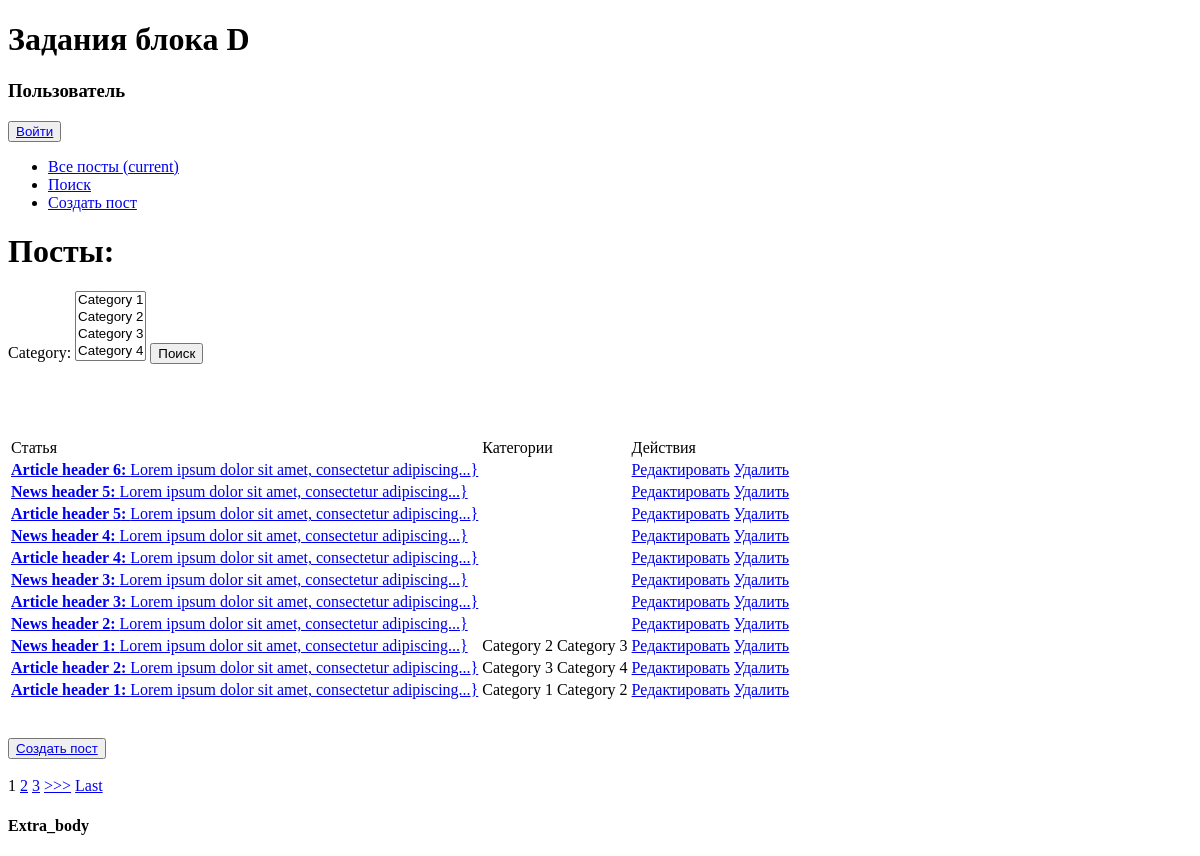
The page /news/ on the database as committed earlier.
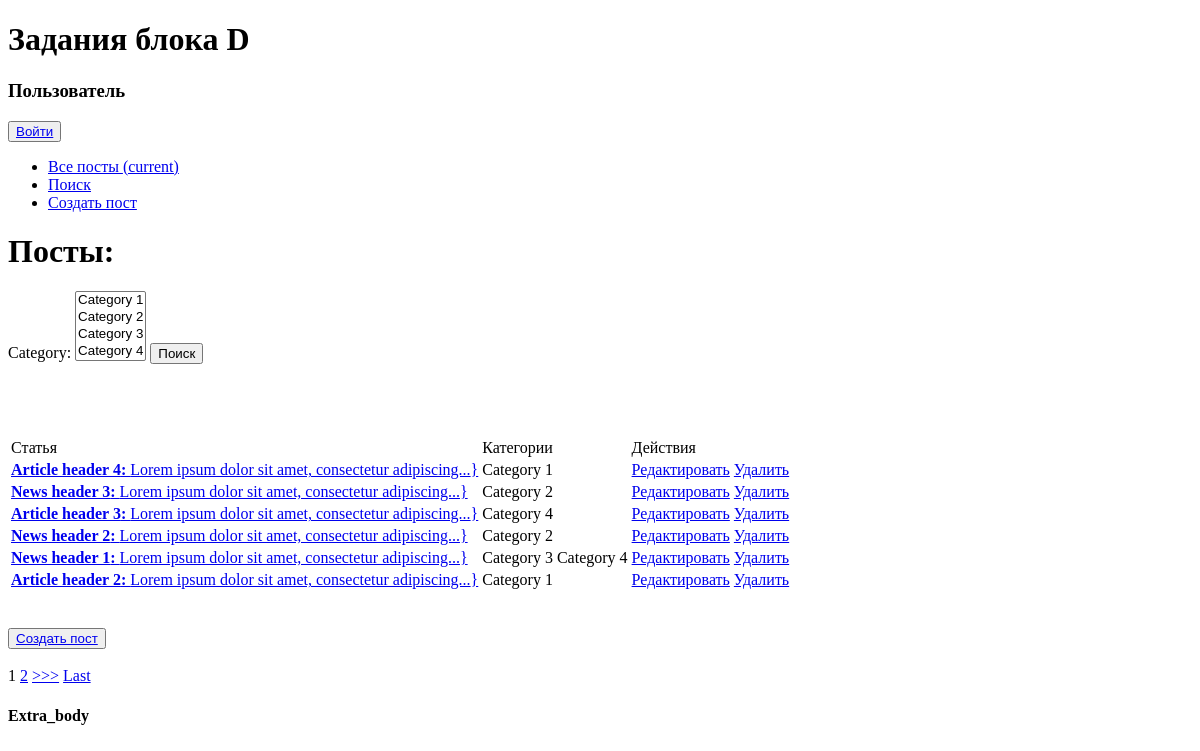
The same page on the database as committed later.
### news/models.py (models this page shows, shortened)
class Post(models.Model):
    author = models.ForeignKey(Author, on_delete=models.DO_NOTHING)
    category = models.ManyToManyField(Category)
    header = models.CharField(max_length=255, default='')
    text = models.TextField(default='')
    rating = models.IntegerField(default=0)
    create_datetime = models.DateTimeField(auto_now_add=True)
    type = models.CharField(max_length=255, choices=post_types)
    """
    from news.models import *
    a = Author.objects.all()[0]
    a.update_rating()
    """
    def preview(self):
        return f'{self.text[0:50]}...'

class Category(models.Model):
    name = models.CharField(unique=True, default='', max_length=255)
    subscribers = models.ManyToManyField(User)
    def __str__(self):
        return self.name

### news/views.py (the view)
# urls.py: path('', NewsList.as_view(), name='news_list'),
class NewsList(ListView):
    model = Post
    template_name = 'news/list.html'
    context_object_name = 'news_list'
    allow_empty = True  # Возвращает пустой список, если объектов нет (если False - будет 404)
    ordering = ['-create_datetime']
    paginate_by = 5
    def get_context_data(self, **kwargs):
        context = super().get_context_data(**kwargs)
        context['is_not_author'] = not self.request.user.groups.filter(name='authors').exists()
        filter = CategoryFilter(self.request.GET, queryset=self.get_queryset())
        context['filter'] = filter
        try:
            categories = [Category.objects.get(id=int(category_id)) for category_id in filter.data.getlist('category')]
        except AttributeError:
            categories = []
        context['choosed'] = categories
        return context

### templates/news/list.html (shortened to what this page needs)
{% extends 'base/../base.html' %}
{% load custom_filters %}
{% block content %}
        <div>
            <h1>Посты:</h1>
            <form method="GET">
                {{ filter.form }}
                <input type="submit" value="Поиск">
            </form>
            <br><br>
            <br><br>
            <table>
                <tr>
                        <td>Статья</td>
                        <td>Категории</td>
                        <td>Действия</td>
                </tr>
                {% for news in filter.qs %}
                    <tr>
                            <td><a href="{% url 'news_item' news.id %}"><b>{{ news.header }}: </b> {{ news.preview }}}</a></td>
                            <td>
                                {% for category in news.category.all %}
                                    {{ category }}
                                {% endfor %}
                            </td>
                            <td>
                                <a href="{% url 'news_update' news.id %}">Редактировать</a>
                                <a href="{% url 'news_delete' news.id %}">Удалить</a>
                            </td>
                    </tr>
                {% endfor %}
            </table>
            <br><br>
            <button type="button"><a href="{% url 'news_create' %}">Создать пост</a></button>
            <br><br>
            {% if is_paginated %}
                {% for num in page_obj.paginator.page_range %}
                    {% if page_obj.number == num %}
                        <a>{{ num }}</a>
                    {% elif num >= page_obj.number|add:'-2' and num <= page_obj.number|add:'2' %}
                        <a href="?page={{ num }}">{{ num }}</a>
                    {% endif %}
                {% endfor %}
                {% if page_obj.has_next %}
                    <a href="?page={{ page_obj.next_page_number }}">>>></a>
                    <a href="?page={{ page_obj.paginator.num_pages }}">Last</a>
                {% endif %}
            {% endif %}
        </div>
{% endblock content %}

### templates/base.html (shortened to what this page needs)
<!DOCTYPE html>
<html>
    <head>
    </head>
    <body>
        {% block body %}
            <h1 class="navbar-brand">Задания блока D</h1>
            <h3>Пользователь {{request.user.username}}</h3>
            {% include 'base/login_btns.html' %}
            {% include 'base/nav.html' %}
            {% block content %}
            {% endblock content %}
        {% endblock body %}
        {% block extra_body %}
            <h4>Extra_body</h4>
        {% endblock extra_body %}
    </body>
</html>

### templates/base/login_btns.html
<div>
    {% if request.user.is_authenticated %}
        <div>
            <button> <a href="/accounts/logout">Выйти</a> </button>
        {% if is_not_author %}
            <button> <a href="{% url 'become_author' %}">Стать автором!</a> </button>
        {% endif %}
        </div>
    {% else %}
        <div>
            <button> <a href="/accounts/login">Войти</a> </button>
        </div>
    {% endif %}
</div>

### templates/base/nav.html
<nav class="navbar navbar-expand-lg navbar-dark bg-dark static-top">
    <div class="container">
      <div class="collapse navbar-collapse" id="navbarResponsive">
        <ul class="navbar-nav ml-auto">
          <li class="nav-item active">
            <a class="nav-link" href="{% url 'news_list' %}">Все посты
              <span class="sr-only">(current)</span>
            </a>
          </li>
          <li class="nav-item">
            <a class="nav-link" href="{% url 'news_search' %}">Поиск</a>
          </li>
          <li class="nav-item">
              <a class="nav-link" href="{% url 'news_create' %}">Создать пост</a>
          </li>
        </ul>
      </div>
    </div>
  </nav>

Rows that differ between the two databases and show on the page:
removed Post: header "Article header 6", preview "Lorem ipsum dolor sit amet, consectetur adipiscing..."
removed Post: header "News header 5", preview "Lorem ipsum dolor sit amet, consectetur adipiscing..."
removed Post: header "Article header 5", preview "Lorem ipsum dolor sit amet, consectetur adipiscing..."
removed Post: header "News header 4", preview "Lorem ipsum dolor sit amet, consectetur adipiscing..."
removed Post: header "Article header 1", preview "Lorem ipsum dolor sit amet, consectetur adipiscing...", Category (name "Category 1"), Category (name "Category 2")
changed Post "Article header 4": gains Category (name "Category 1")
changed Post "News header 3": gains Category (name "Category 2")
changed Post "Article header 3": gains Category (name "Category 4")
changed Post "News header 2": gains Category (name "Category 2")
changed Post "News header 1": gains Category (name "Category 4"); loses Category (name "Category 2")
changed Post "Article header 2": gains Category (name "Category 1"); loses Category (name "Category 3"); loses Category (name "Category 4")
Other text that changed with them:
list line gone: "3"
